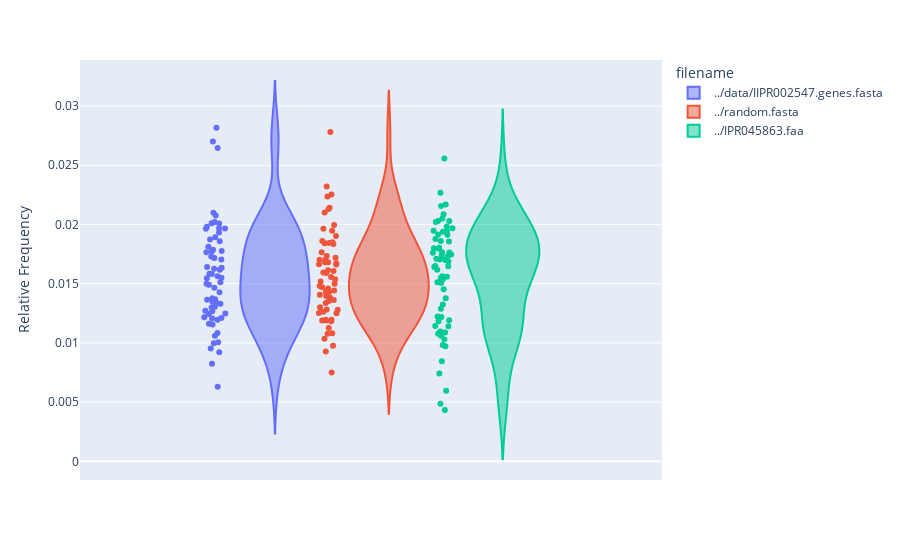

Here is the notebook cell this chart was saved with:
### Code cell
def kmerize(sequence: str, k=3):
    return [sequence[i:i+k] for i in range(len(sequence) - k)]

records = []
for filename, genes in datasets.items():
    all_kmers  = [kmer for gene in genes for kmer in kmerize(str(gene))]
    counts = Counter(all_kmers)
    for kmer, count in counts.items():
        records.append((filename, kmer, count / len(all_kmers)))


df = pd.DataFrame.from_records(records, columns=["filename", "kmer", "Relative Frequency"])

px.violin(df, violinmode="group", hover_name="kmer", y="Relative Frequency", color="filename", points="all")

### Figure 1 — Plotly figure (JSON) as saved in the notebook; plotly's stock layout.template omitted (floating-point values rounded to 4 significant figures)
{"data": [{"alignmentgroup": "True", "box": {"visible": false}, "hovertemplate": "<b>%{hovertext}</b><br><br>filename=../data/IIPR002547.genes.fasta<br>Relative Frequency=%{y}<extra></extra>", "hovertext": ["ATG", "TGC", "GCG", "CGT", "GTA", "TAT", "ATC", "TCC", "CCT", "CTA", "TAG", "AGT", "GTT", "TTA", "TAC", "ACT", "CTG", "CGG", "GGC", "GCT", "CTT", "TTT", "TTG", "GCC", "CCA", "CAT", "ATA", "ATT", "TTC", "TCG", "CGA", "GAA", "AAT", "TGG", "GGG", "CAA", "CGC", "TCT", "CAG", "AGC", "GCA", "AGA", "GAT", "TAA", "AAA", "AAC", "AAG", "AGG", "GGA", "TGT", "ACA", "GTG", "GGT", "GTC", "TGA", "GAC", "ACC", "ACG", "TCA", "GAG", "CCG", "CCC", "CTC", "CAC"], "legendgroup": "../data/IIPR002547.genes.fasta", "marker": {"color": "#636efa"}, "name": "../data/IIPR002547.genes.fasta", "offsetgroup": "../data/IIPR002547.genes.fasta", "orientation": "v", "points": "all", "scalegroup": "True", "showlegend": true, "type": "violin", "x0": " ", "xaxis": "x", "y": [0.01774, 0.01859, 0.02008, 0.01347, 0.009213, 0.01216, 0.01618, 0.01244, 0.01299, 0.008245, 0.006302, 0.0106, 0.01365, 0.01195, 0.009962, 0.01084, 0.01966, 0.0164, 0.0202, 0.01787, 0.01339, 0.01584, 0.01776, 0.02011, 0.01512, 0.01266, 0.009525, 0.01634, 0.01369, 0.01626, 0.01933, 0.02645, 0.0155, 0.01968, 0.01156, 0.02098, 0.01963, 0.01206, 0.01546, 0.01729, 0.01765, 0.02076, 0.01893, 0.01006, 0.02816, 0.01499, 0.02701, 0.01716, 0.01813, 0.01272, 0.01331, 0.01581, 0.01492, 0.01306, 0.01982, 0.01563, 0.01428, 0.01377, 0.01465, 0.01704, 0.01872, 0.01211, 0.01248, 0.01163], "y0": " ", "yaxis": "y"}, {"alignmentgroup": "True", "box": {"visible": false}, "hovertemplate": "<b>%{hovertext}</b><br><br>filename=../random.fasta<br>Relative Frequency=%{y}<extra></extra>", "hovertext": ["ATG", "TGA", "GAG", "AGA", "GAA", "AAC", "ACC", "CCC", "CCA", "CAT", "TGC", "GCT", "CTG", "CTC", "TCG", "CGC", "GCC", "CCT", "TGG", "GGC", "CAC", "ACA", "ACT", "TCT", "CCG", "CGG", "GGG", "GCA", "CAG", "GAT", "CAA", "AAA", "AAG", "AGC", "GGT", "GTG", "AGT", "GTC", "AGG", "GCG", "CTT", "TTC", "CGT", "TGT", "TCC", "GGA", "CGA", "GAC", "TCA", "CTA", "TAC", "ATC", "ACG", "TAG", "TAT", "TTT", "TTG", "GTA", "ATA", "TAA", "AAT", "GTT", "ATT", "TTA"], "legendgroup": "../random.fasta", "marker": {"color": "#EF553B"}, "name": "../random.fasta", "offsetgroup": "../random.fasta", "orientation": "v", "points": "all", "scalegroup": "True", "showlegend": true, "type": "violin", "x0": " ", "xaxis": "x", "y": [0.01946, 0.01965, 0.01672, 0.02131, 0.0232, 0.01703, 0.01519, 0.0128, 0.0186, 0.01557, 0.01682, 0.01702, 0.021, 0.01362, 0.01034, 0.0119, 0.01607, 0.01499, 0.02141, 0.01682, 0.01396, 0.01842, 0.01381, 0.01442, 0.01195, 0.01184, 0.01281, 0.0172, 0.01996, 0.01734, 0.02236, 0.02781, 0.02253, 0.01663, 0.01354, 0.01536, 0.01262, 0.01125, 0.01613, 0.01188, 0.01481, 0.01594, 0.009267, 0.01429, 0.01429, 0.01902, 0.01195, 0.0147, 0.01765, 0.01082, 0.01252, 0.0159, 0.01078, 0.007501, 0.0146, 0.01836, 0.01662, 0.009756, 0.01301, 0.01251, 0.0185, 0.01337, 0.01844, 0.01406], "y0": " ", "yaxis": "y"}, {"alignmentgroup": "True", "box": {"visible": false}, "hovertemplate": "<b>%{hovertext}</b><br><br>filename=../IPR045863.faa<br>Relative Frequency=%{y}<extra></extra>", "hovertext": ["ATG", "TGA", "GAG", "AGC", "GCG", "CGG", "GGA", "AGA", "GAC", "ACA", "CAC", "ACG", "GGT", "GTC", "TCA", "CGC", "GGC", "GCT", "CTA", "TAG", "AGG", "GTG", "AGT", "GTT", "TTG", "TGC", "CGT", "GTA", "GCC", "CCA", "CAG", "CCC", "CAA", "AAC", "CTT", "TTC", "TCG", "TAA", "AAG", "ACT", "TAT", "ATT", "GCA", "ACC", "CCG", "CCT", "CTC", "CAT", "TGT", "TTA", "ATA", "TGG", "GGG", "GAA", "GAT", "TCC", "ATC", "TTT", "CGA", "TAC", "CTG", "AAA", "TCT", "AAT"], "legendgroup": "../IPR045863.faa", "marker": {"color": "#00cc96"}, "name": "../IPR045863.faa", "offsetgroup": "../IPR045863.faa", "orientation": "v", "points": "all", "scalegroup": "True", "showlegend": true, "type": "violin", "x0": " ", "xaxis": "x", "y": [0.01766, 0.0171, 0.02268, 0.01983, 0.01799, 0.01506, 0.01967, 0.02087, 0.02168, 0.01735, 0.01688, 0.0186, 0.01182, 0.01617, 0.01947, 0.01944, 0.01796, 0.01763, 0.009714, 0.004854, 0.01562, 0.01218, 0.01088, 0.01077, 0.01511, 0.01559, 0.01323, 0.007414, 0.017, 0.01803, 0.01916, 0.01143, 0.02156, 0.01538, 0.0165, 0.01762, 0.0203, 0.004328, 0.0205, 0.01376, 0.009832, 0.01141, 0.02021, 0.01647, 0.01642, 0.01453, 0.01939, 0.01746, 0.01061, 0.005952, 0.008442, 0.01877, 0.01097, 0.02029, 0.01855, 0.0155, 0.01913, 0.01192, 0.02557, 0.01224, 0.01734, 0.01288, 0.01704, 0.01028], "y0": " ", "yaxis": "y"}], "layout": {"legend": {"title": {"text": "filename"}, "tracegroupgap": 0}, "margin": {"t": 60}, "violinmode": "group", "xaxis": {"anchor": "y", "domain": [0, 1]}, "yaxis": {"anchor": "x", "domain": [0, 1], "title": {"text": "Relative Frequency"}}}}
